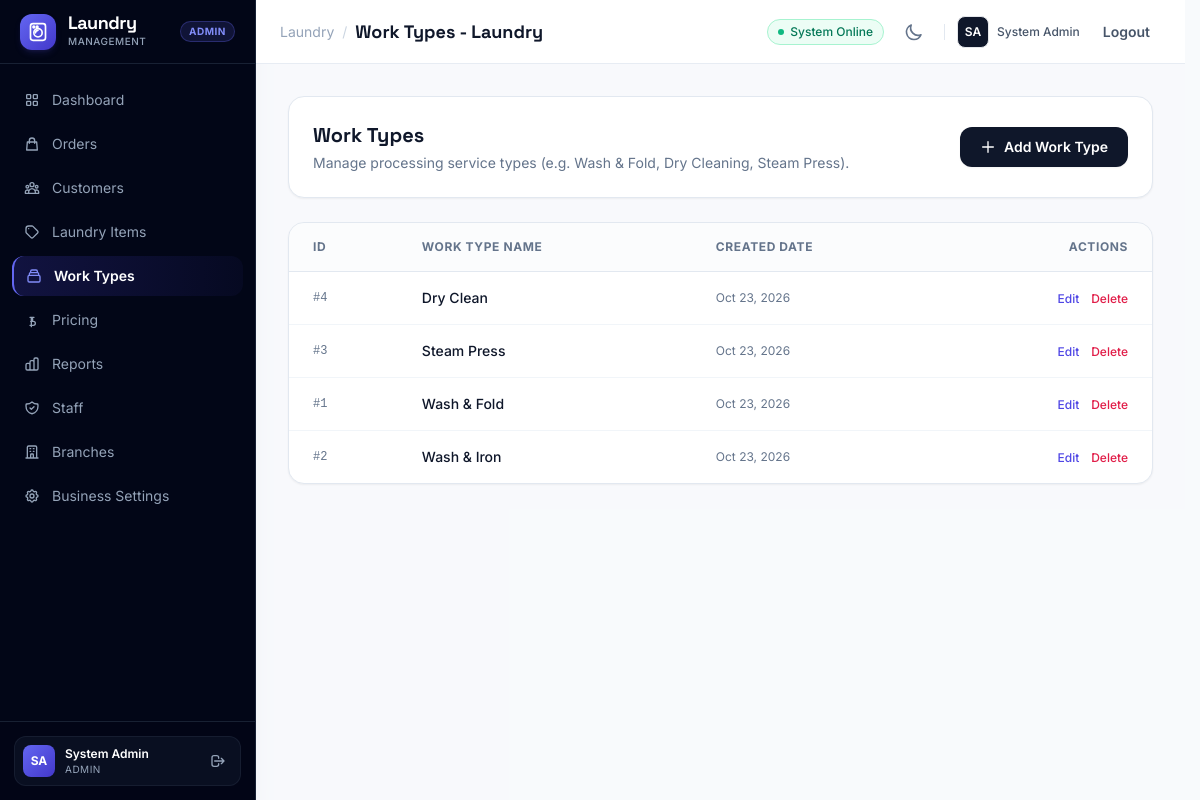
Page /laundry-lms/work-types (signed in) on the committed database.
### tables this page shows
CREATE TABLE `work_types` (
  `id` int(10) unsigned NOT NULL AUTO_INCREMENT,
  `name` varchar(100) NOT NULL,
  `created_at` timestamp NOT NULL DEFAULT current_timestamp(),
  `deleted_at` timestamp NULL DEFAULT NULL,
  PRIMARY KEY (`id`)
);

### app/Controllers/WorkTypeController.php (called while the page is built, shortened)
<?php
class WorkTypeController {
    public function index(): void {
        $workTypes = WorkType::all();
        Router::view('admin/work_types/index', [
            'title'     => 'Work Types - Launder',
            'workTypes' => $workTypes
        ], 'admin');
    }
}

### public/index.php (called while the page is built, shortened)
<?php
$router = new Router();
$router->get('/', 'Faizal\LaundryLms\Controllers\HomeController@index');
$router->get('/login', 'Faizal\LaundryLms\Controllers\AuthController@showLogin', [GuestMiddleware::class]);
$router->post('/login', 'Faizal\LaundryLms\Controllers\AuthController@login', [CsrfMiddleware::class]);
$router->get('/register', 'Faizal\LaundryLms\Controllers\AuthController@showRegister', [GuestMiddleware::class]);
$router->post('/register', 'Faizal\LaundryLms\Controllers\AuthController@register', [GuestMiddleware::class, CsrfMiddleware::class]);
$router->get('/logout', 'Faizal\LaundryLms\Controllers\AuthController@logout', [AuthMiddleware::class]);
$authRole     = [AuthMiddleware::class, RoleMiddleware::class . ':admin,staff'];
$authRoleCsrf = [AuthMiddleware::class, RoleMiddleware::class . ':admin,staff', CsrfMiddleware::class];
$staffOnlyAuth     = [AuthMiddleware::class, RoleMiddleware::class . ':staff'];
$staffOnlyAuthCsrf = [AuthMiddleware::class, RoleMiddleware::class . ':staff', CsrfMiddleware::class];
$adminOnlyAuth     = [AuthMiddleware::class, RoleMiddleware::class . ':admin'];
$adminOnlyAuthCsrf = [AuthMiddleware::class, RoleMiddleware::class . ':admin', CsrfMiddleware::class];
$customerAuth     = [AuthMiddleware::class, RoleMiddleware::class . ':customer', ForcePinChangeMiddleware::class];
$customerAuthCsrf = [AuthMiddleware::class, RoleMiddleware::class . ':customer', ForcePinChangeMiddleware::class, CsrfMiddleware::class];
$forcePinAuth     = [AuthMiddleware::class, RoleMiddleware::class . ':customer'];
$forcePinAuthCsrf = [AuthMiddleware::class, RoleMiddleware::class . ':customer', CsrfMiddleware::class];
$router->get('/dashboard', 'Faizal\LaundryLms\Controllers\DashboardController@index', $authRole);
$router->get('/customer/force-pin-update', 'Faizal\LaundryLms\Controllers\CustomerPortalController@forcePinUpdateForm', $forcePinAuth);
$router->post('/customer/force-pin-update', 'Faizal\LaundryLms\Controllers\CustomerPortalController@forcePinUpdate', $forcePinAuthCsrf);
$router->get('/customer/dashboard', 'Faizal\LaundryLms\Controllers\CustomerPortalController@dashboard', $customerAuth);
$router->get('/customer/orders', 'Faizal\LaundryLms\Controllers\CustomerPortalController@orders', $customerAuth);
$router->get('/customer/orders/show', 'Faizal\LaundryLms\Controllers\CustomerPortalController@showOrder', $customerAuth);
$router->get('/customer/orders/print', 'Faizal\LaundryLms\Controllers\CustomerPortalController@printReceipt', $customerAuth);
$router->get('/customer/orders/pdf', 'Faizal\LaundryLms\Controllers\CustomerPortalController@downloadPdf', $customerAuth);
$router->post('/customer/orders/approve-price', 'Faizal\LaundryLms\Controllers\CustomerPortalController@approvePrice', $customerAuthCsrf);
$router->post('/customer/orders/approve', 'Faizal\LaundryLms\Controllers\CustomerPortalController@approvePrice', $customerAuthCsrf);
$router->post('/customer/orders/reject-price', 'Faizal\LaundryLms\Controllers\CustomerPortalController@rejectPrice', $customerAuthCsrf);
$router->post('/customer/orders/cancel', 'Faizal\LaundryLms\Controllers\CustomerPortalController@cancelOrder', $customerAuthCsrf);
$router->post('/customer/orders/reschedule', 'Faizal\LaundryLms\Controllers\CustomerPortalController@reschedule', $customerAuthCsrf);
$router->post('/customer/orders/pay/initiate', 'Faizal\LaundryLms\Controllers\CustomerPortalController@initiateOnlinePayment', $customerAuthCsrf);
$router->post('/customer/orders/pay/verify', 'Faizal\LaundryLms\Controllers\CustomerPortalController@verifyOnlinePayment', $customerAuthCsrf);
$router->get('/customer/orders/create', 'Faizal\LaundryLms\Controllers\CustomerPortalController@createOrderForm', $customerAuth);
$router->post('/customer/orders/create', 'Faizal\LaundryLms\Controllers\CustomerPortalController@storeOrder', $customerAuthCsrf);
$router->get('/customer/profile', 'Faizal\LaundryLms\Controllers\CustomerPortalController@profile', $customerAuth);
$router->post('/customer/profile', 'Faizal\LaundryLms\Controllers\CustomerPortalController@updateProfile', $customerAuthCsrf);
$router->post('/customer/profile/pin', 'Faizal\LaundryLms\Controllers\CustomerPortalController@changePin', $customerAuthCsrf);
$router->get('/customer/notifications', 'Faizal\LaundryLms\Controllers\CustomerPortalController@notifications', $customerAuth);
$router->post('/customer/notifications/read', 'Faizal\LaundryLms\Controllers\CustomerPortalController@markNotificationRead', $customerAuthCsrf);
$router->post('/customer/notifications/read-all', 'Faizal\LaundryLms\Controllers\CustomerPortalController@markAllNotificationsRead', $customerAuthCsrf);
$router->get('/items', 'Faizal\LaundryLms\Controllers\LaundryItemController@index', $authRole);
$router->post('/items', 'Faizal\LaundryLms\Controllers\LaundryItemController@store', $authRoleCsrf);
$router->post('/items/update', 'Faizal\LaundryLms\Controllers\LaundryItemController@update', $authRoleCsrf);
$router->post('/items/delete', 'Faizal\LaundryLms\Controllers\LaundryItemController@delete', $authRoleCsrf);
$router->get('/work-types', 'Faizal\LaundryLms\Controllers\WorkTypeController@index', $authRole);
$router->post('/work-types', 'Faizal\LaundryLms\Controllers\WorkTypeController@store', $authRoleCsrf);
$router->post('/work-types/update', 'Faizal\LaundryLms\Controllers\WorkTypeController@update', $authRoleCsrf);
$router->post('/work-types/delete', 'Faizal\LaundryLms\Controllers\WorkTypeController@delete', $authRoleCsrf);
$router->get('/pricing', 'Faizal\LaundryLms\Controllers\PricingController@index', $authRole);
$router->post('/pricing', 'Faizal\LaundryLms\Controllers\PricingController@store', $authRoleCsrf);
$router->post('/pricing/update', 'Faizal\LaundryLms\Controllers\PricingController@update', $authRoleCsrf);
$router->post('/pricing/delete', 'Faizal\LaundryLms\Controllers\PricingController@delete', $authRoleCsrf);
$router->get('/customers', 'Faizal\LaundryLms\Controllers\CustomerController@index', $authRole);
$router->get('/customers/show', 'Faizal\LaundryLms\Controllers\CustomerController@show', $authRole);
$router->post('/customers', 'Faizal\LaundryLms\Controllers\CustomerController@store', $authRoleCsrf);
$router->post('/customers/update', 'Faizal\LaundryLms\Controllers\CustomerController@update', $authRoleCsrf);
$router->post('/customers/delete', 'Faizal\LaundryLms\Controllers\CustomerController@delete', $authRoleCsrf);
$router->post('/admin/customers/reset-pin', 'Faizal\LaundryLms\Controllers\CustomerController@resetPin', $adminOnlyAuthCsrf);
$router->get('/staff/dashboard', 'Faizal\LaundryLms\Controllers\StaffPortalController@dashboard', $staffOnlyAuth);
$router->get('/orders', 'Faizal\LaundryLms\Controllers\OrderController@index', $authRole);
$router->get('/orders/create', 'Faizal\LaundryLms\Controllers\OrderController@create', $authRole);
$router->post('/orders', 'Faizal\LaundryLms\Controllers\OrderController@store', $authRoleCsrf);
$router->get('/orders/show', 'Faizal\LaundryLms\Controllers\OrderController@show', $authRole);
$router->get('/orders/print', 'Faizal\LaundryLms\Controllers\OrderController@printJobCard', $authRole);
$router->get('/orders/pdf', 'Faizal\LaundryLms\Controllers\OrderController@downloadPdf', $authRole);
$router->post('/orders/status', 'Faizal\LaundryLms\Controllers\OrderController@updateStatus', $authRoleCsrf);
$router->post('/orders/payment', 'Faizal\LaundryLms\Controllers\OrderController@recordPayment', $authRoleCsrf);
$router->post('/orders/refund', 'Faizal\LaundryLms\Controllers\OrderController@processRefund', $authRoleCsrf);
$router->post('/orders/claim', 'Faizal\LaundryLms\Controllers\OrderController@claimOrder', $staffOnlyAuthCsrf);
$router->post('/orders/assign', 'Faizal\LaundryLms\Controllers\OrderController@assignStaff', $adminOnlyAuthCsrf);
$router->post('/orders/inspect', 'Faizal\LaundryLms\Controllers\OrderController@submitInspection', $authRoleCsrf);
$router->post('/orders/override-price-approval', 'Faizal\LaundryLms\Controllers\OrderController@overridePriceApproval', $adminOnlyAuthCsrf);
$router->post('/orders/cancel', 'Faizal\LaundryLms\Controllers\OrderController@cancel', $authRoleCsrf);
$router->post('/orders/reschedule', 'Faizal\LaundryLms\Controllers\OrderController@reschedule', $authRoleCsrf);
$router->get('/reports', 'Faizal\LaundryLms\Controllers\ReportController@index', $authRole);
$router->get('/admin/staff', 'Faizal\LaundryLms\Controllers\Admin\StaffController@index', $adminOnlyAuth);
$router->post('/admin/staff', 'Faizal\LaundryLms\Controllers\Admin\StaffController@store', $adminOnlyAuthCsrf);
$router->post('/admin/staff/update', 'Faizal\LaundryLms\Controllers\Admin\StaffController@update', $adminOnlyAuthCsrf);
$router->post('/admin/staff/toggle-status', 'Faizal\LaundryLms\Controllers\Admin\StaffController@toggleStatus', $adminOnlyAuthCsrf);
$router->get('/admin/branches', 'Faizal\LaundryLms\Controllers\Admin\BranchController@index', $adminOnlyAuth);
$router->post('/admin/branches', 'Faizal\LaundryLms\Controllers\Admin\BranchController@store', $adminOnlyAuthCsrf);
$router->post('/admin/branches/update', 'Faizal\LaundryLms\Controllers\Admin\BranchController@update', $adminOnlyAuthCsrf);
$router->post('/admin/branches/toggle-status', 'Faizal\LaundryLms\Controllers\Admin\BranchController@toggleStatus', $adminOnlyAuthCsrf);
$router->post('/admin/branches/delete', 'Faizal\LaundryLms\Controllers\Admin\BranchController@delete', $adminOnlyAuthCsrf);
$router->get('/admin/settings', 'Faizal\LaundryLms\Controllers\Admin\SettingsController@index', $adminOnlyAuth);
$router->post('/admin/settings', 'Faizal\LaundryLms\Controllers\Admin\SettingsController@update', $adminOnlyAuthCsrf);
$router->post('/api/payment/webhook', 'Faizal\LaundryLms\Controllers\PaymentWebhookController@handle');
$router->dispatch($_SERVER['REQUEST_URI'], $_SERVER['REQUEST_METHOD']);

### app/Models/WorkType.php (called while the page is built, shortened)
<?php
class WorkType {
    public static function all(): array {
        $db = Database::getConnection();
        $stmt = $db->query("SELECT * FROM work_types WHERE deleted_at IS NULL ORDER BY name ASC");
        return $stmt->fetchAll();
    }
}

### views/pages/admin/work_types/index.php (the view, shortened to what this page needs)
<div class="space-y-6">
    <div class="flex flex-col sm:flex-row justify-between items-start sm:items-center gap-4 bg-white p-6 rounded-2xl border border-slate-200 shadow-sm">
        <div>
            <h2 class="text-xl font-bold text-slate-900 font-display">Work Types</h2>
            <p class="text-sm text-slate-500 mt-1">Manage processing service types (e.g. Wash & Fold, Dry Cleaning, Steam Press).</p>
        </div>
        <button onclick="document.getElementById('createWorkTypeModal').classList.remove('hidden')" class="bg-slate-900 text-white px-5 py-2.5 rounded-xl text-sm font-semibold hover:bg-slate-800 transition-colors shadow-sm flex items-center gap-2">
            <svg class="w-4 h-4" fill="none" stroke="currentColor" viewBox="0 0 24 24"><path stroke-linecap="round" stroke-linejoin="round" stroke-width="2" d="M12 4v16m8-8H4"></path></svg>
            Add Work Type
        </button>
    </div>
    <div class="bg-white rounded-2xl border border-slate-200 shadow-sm overflow-hidden">
        <div class="overflow-x-auto">
            <table class="w-full text-left border-collapse">
                <thead>
                    <tr class="bg-slate-50/50 border-b border-slate-200 text-xs font-semibold text-slate-500 uppercase tracking-wider">
                        <th class="px-6 py-4">ID</th>
                        <th class="px-6 py-4">Work Type Name</th>
                        <th class="px-6 py-4">Created Date</th>
                        <th class="px-6 py-4 text-right">Actions</th>
                    </tr>
                </thead>
                <tbody class="divide-y divide-slate-100 text-sm">
                    <?php if (empty($workTypes)): ?>
                        <tr>
                            <td colspan="4" class="px-6 py-12 text-center text-slate-400">
                                No work types found. Click "Add Work Type" to create one.
                            </td>
                        </tr>
                    <?php else: ?>
                        <?php foreach ($workTypes as $wt): ?>
                            <tr class="hover:bg-slate-50/50 transition-colors">
                                <td class="px-6 py-4 font-mono text-slate-500 text-xs">#<?= htmlspecialchars((string)$wt['id']) ?></td>
                                <td class="px-6 py-4 font-medium text-slate-900"><?= htmlspecialchars($wt['name']) ?></td>
                                <td class="px-6 py-4 text-slate-500 text-xs"><?= htmlspecialchars(date('M d, Y', strtotime($wt['created_at']))) ?></td>
                                <td class="px-6 py-4 text-right space-x-2">
                                    <button onclick="openEditWorkTypeModal(<?= $wt['id'] ?>, '<?= htmlspecialchars(addslashes($wt['name'])) ?>')" class="text-indigo-600 hover:text-indigo-900 font-medium text-xs">Edit</button>
                                    <form action="/laundry-lms/work-types/delete" method="POST" class="inline" onsubmit="return confirm('Are you sure you want to delete this work type?');">
                                        <button type="submit" class="text-rose-600 hover:text-rose-900 font-medium text-xs">Delete</button>
                                    </form>
                                </td>
                            </tr>
                        <?php endforeach; ?>
                    <?php endif; ?>
                </tbody>
            </table>
        </div>
    </div>
</div>

### rows in the picture
work_types: id "4", name "Dry Clean", created_at "Oct 23, 2026"
work_types: id "3", name "Steam Press", created_at "Oct 23, 2026"
work_types: id "1", name "Wash & Fold", created_at "Oct 23, 2026"
work_types: id "2", name "Wash & Iron", created_at "Oct 23, 2026"

### other values in the picture
Security::e($role === 'staff' ? 'Staff' : 'Admin') "ADMIN"
Security::e($item['label']) "Dashboard"
Security::e($item['label']) "Orders"
Security::e($item['label']) "Customers"
Security::e($item['label']) "Laundry Items"
Security::e($item['label']) "Work Types"
Security::e($item['label']) "Pricing"
Security::e($item['label']) "Reports"
Security::e($item['label']) "Staff"
Security::e($item['label']) "Branches"
Security::e($item['label']) "Business Settings"
Security::e($userInitials) "SA"
Security::e($userName) "System Admin"
Security::e($role) "ADMIN"
Security::e($pageTitle) "Work Types - Laundry"
